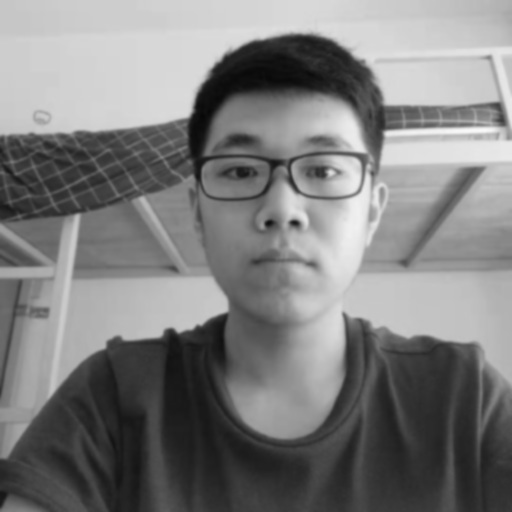
#> input picture PycharmProjects/学习用的/图像处理/orign.png, 512 x 512 px
$ python huiduzhaopian.py
#> lines starting #> are read from the running program, lines starting #| are printed output that depends on the picture
#Author：Alex.Zhang
import cv2 as cv
import numpy as np
from matplotlib import pyplot as plt
img= cv.imread('orign.png',0)#把你文件名输入进来，尾缀必须有.jpg或.png
#> img is the input picture: shape (512, 512); min 7, max 249, mean 126.2
f = np.fft.fft2(img)
fshift = np.fft.fftshift(f)
s1 = np.log( np.abs( fshift ) )
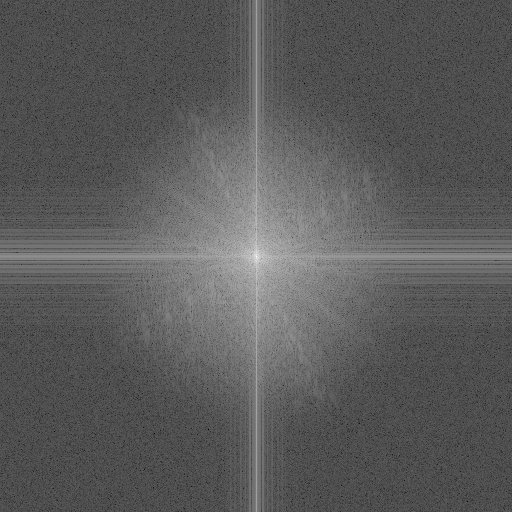
#> s1: shape (512, 512) float64; min -0.875, max 17.31, mean 5.65; drawn with min black and max white
plt.subplot(111),plt.imshow(s1,'gray'),plt.title('original')
plt.show()

# [5 lines of commented-out code are left out]
